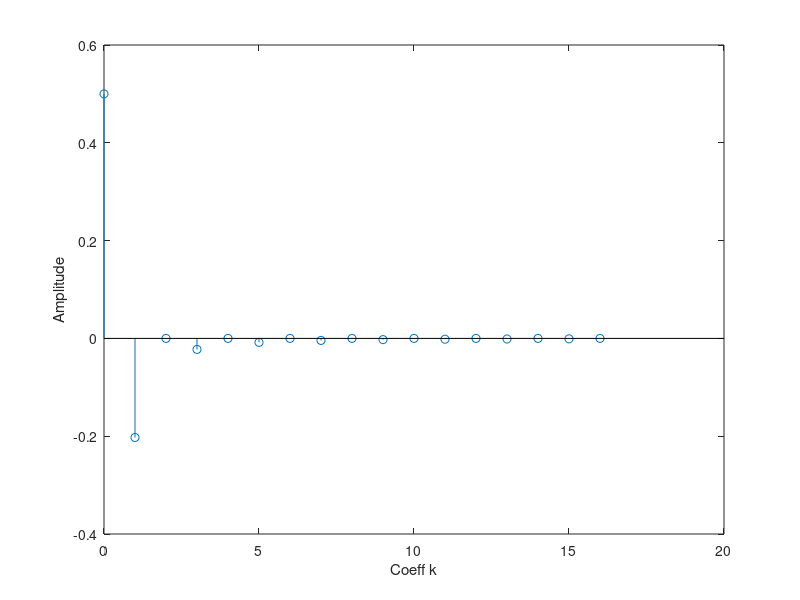
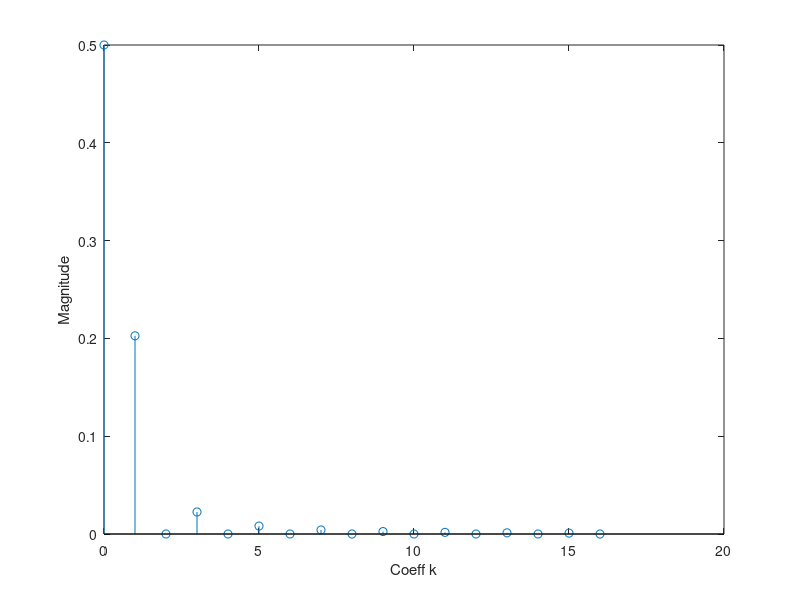
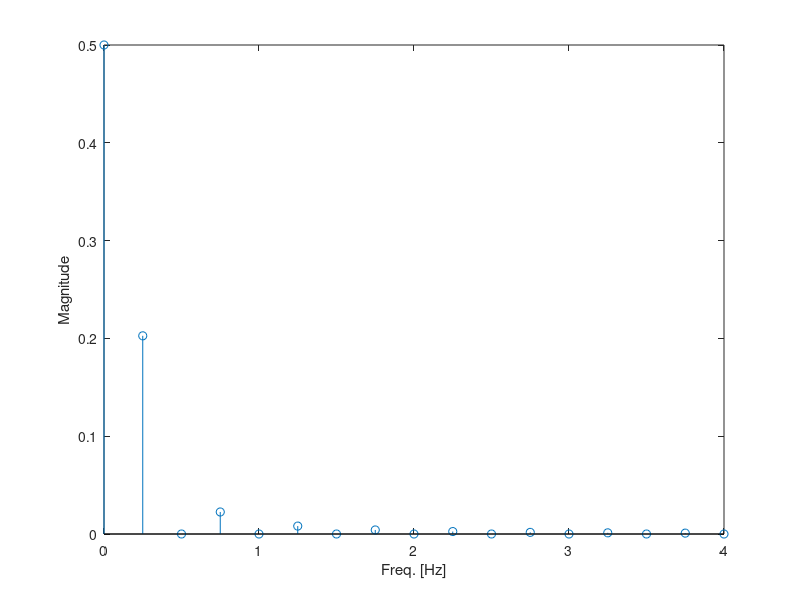

Here is the MATLAB script that generated these plots, in order:
close all
clear
clc

N = 16; % Number of coefficients to plot
T0 = 4; % Period of the periodic signal

ak = zeros(1,N);
for l = 1:1:(N+1)/2
    k = 2*l - 1;
    ak(k) = -2 / ((k^2) * pi^2); % Formula for ak from Example C.20 in the book
end
ak = [0.5 ak]; % Add a0

% Plot coefficients with sign preserved
stem(0:N,ak)
xlabel('Coeff k');
ylabel('Amplitude');

% Plot absolute values of coefficients
figure
stem(0:N,abs(ak))
xlabel('Coeff k');
ylabel('Magnitude');

% Plot absolute values with k converted to frequency
figure
stem((0:N)*(1/T0),abs(ak))
xlabel('Freq. [Hz]');
ylabel('Magnitude');
